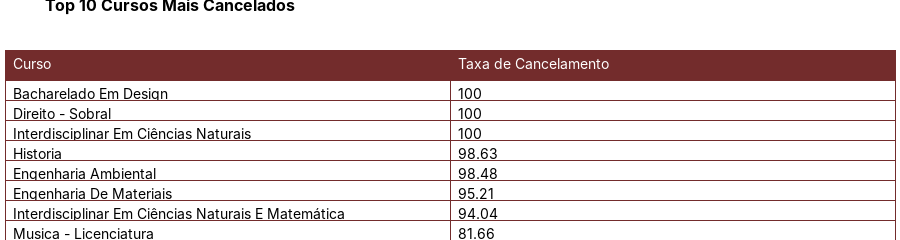

The notebook cell this image was saved under:
### Code cell
TaxaCancelamentoPlot(data).show()

### Figure 1 — Plotly figure (JSON) as saved in the notebook; plotly's stock layout.template omitted (floating-point values rounded to 4 significant figures)
{"data": [{"cells": {"align": ["left", "left"], "fill": {"color": "white"}, "font": {"color": "black", "size": 14}, "line": {"color": "#732c2c"}, "values": [["Bacharelado Em Design", "Direito - Sobral", "Interdisciplinar Em Ciências Naturais", "Historia", "Engenharia Ambiental", "Engenharia De Materiais", "Interdisciplinar Em Ciências Naturais E Matemática", "Musica - Licenciatura", "Engenharia De Teleinformática", "Design De Produto"], [100, 100, 100, 98.63, 98.48, 95.21, 94.04, 81.66, 81.56, 79.25]]}, "header": {"align": ["left", "left"], "fill": {"color": "#732c2c"}, "font": {"color": "white", "size": 14}, "height": 30, "line": {"color": "#732c2c"}, "values": ["Curso", "Taxa de Cancelamento"]}, "type": "table"}], "layout": {"font": {"family": "Inter, sans-serif"}, "height": 200, "margin": {"b": 0, "l": 5, "r": 5, "t": 50}, "title": {"automargin": true, "font": {"color": "black", "family": "Inter, sans-serif", "size": 16, "weight": "bold"}, "text": "Top 10 Cursos Mais Cancelados"}}}
